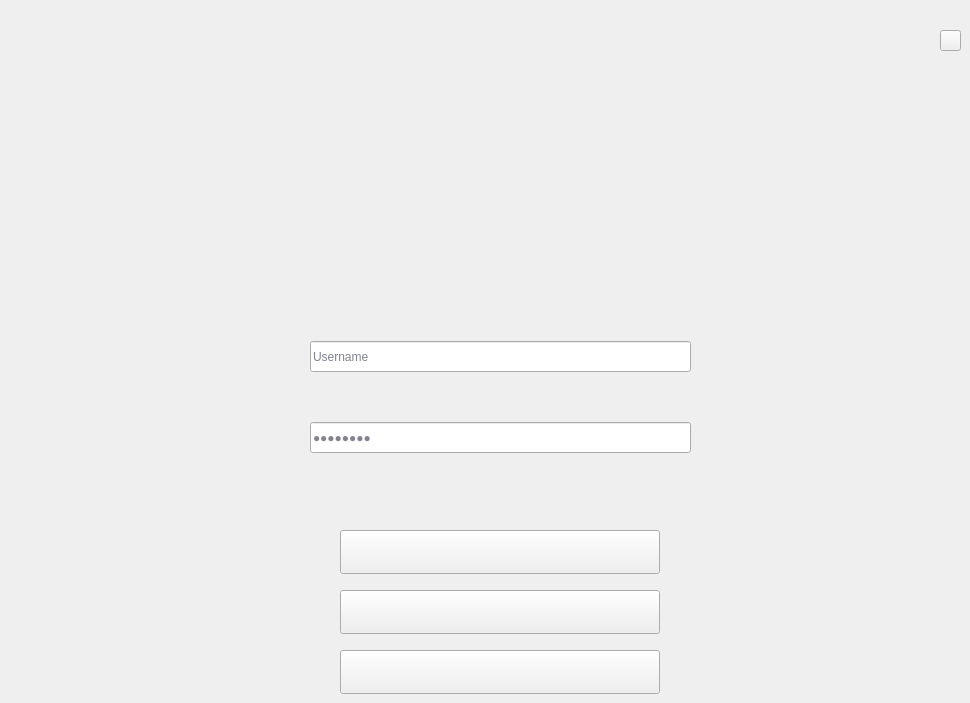
    <widget class="QWidget" name="page_login">
     <property name="styleSheet">
      <string notr="true">border-image: url(:/Resources/signInBG.png);</string>
     </property>
     <widget class="QPushButton" name="button_login">
      <property name="geometry">
       <rect>
        <x>340</x>
        <y>530</y>
        <width>320</width>
        <height>44</height>
       </rect>
      </property>
      <property name="styleSheet">
       <string notr="true">QPushButton{
border-image: url(:/Resources/signIn.png);
background-repeat: none;
}

QPushButton:hover{
border-image: url(:/Resources/signInPressed.png);
}

QPushButton:pressed{
border-image: url(:/Resources/signInPressed.png);
}x</string>
      </property>
      <property name="text">
       <string/>
      </property>
     </widget>
     <widget class="QPushButton" name="button_createOne">
      <property name="geometry">
       <rect>
        <x>340</x>
        <y>650</y>
        <width>320</width>
        <height>44</height>
       </rect>
      </property>
      <property name="styleSheet">
       <string notr="true">QPushButton{
border-image: url(:/Resources/signUp.png);
background-repeat: none;
}

QPushButton:hover{
border-image: url(:/Resources/signUpPressed.png);
}

QPushButton:pressed{
border-image: url(:/Resources/signUpPressed.png);
}x</string>
      </property>
      <property name="text">
       <string/>
      </property>
     </widget>
     <widget class="QLineEdit" name="lineEdit_username_login">
      <property name="geometry">
       <rect>
        <x>310</x>
        <y>341</y>
        <width>381</width>
        <height>31</height>
       </rect>
      </property>
      <property name="styleSheet">
       <string notr="true">border-image: url(:/Resources/darkBlackBG.png);
color: rgb(130, 130, 144);
font: 25 10pt &quot;Roboto Light&quot;;</string>
      </property>
      <property name="text">
       <string>Username</string>
      </property>
     </widget>
     <widget class="QPushButton" name="close_4">
      <property name="geometry">
       <rect>
        <x>940</x>
        <y>30</y>
        <width>21</width>
        <height>21</height>
       </rect>
      </property>
      <property name="styleSheet">
       <string notr="true">QPushButton{
border-image: url(:/Resources/exitGrey.png);
background-repeat: none;
}

QPushButton:hover{
border-image: url(:/Resources/exitRed.png);
}

QPushButton:pressed{
border-image: url(:/Resources/exitRed.png);
}x</string>
      </property>
      <property name="text">
       <string/>
      </property>
     </widget>
     <widget class="QLineEdit" name="lineEdit_password_login">
      <property name="geometry">
       <rect>
        <x>310</x>
        <y>422</y>
        <width>381</width>
        <height>31</height>
       </rect>
      </property>
      <property name="styleSheet">
       <string notr="true">border-image: url(:/Resources/darkBlackBG.png);
color: rgb(130, 130, 144);
font: 25 10pt &quot;Roboto Light&quot;;</string>
      </property>
      <property name="text">
       <string>Password</string>
      </property>
      <property name="echoMode">
       <enum>QLineEdit::Password</enum>
      </property>
     </widget>
     <widget class="QPushButton" name="button_login_with_faceID">
      <property name="geometry">
       <rect>
        <x>340</x>
        <y>590</y>
        <width>320</width>
        <height>44</height>
       </rect>
      </property>
      <property name="styleSheet">
       <string notr="true">QPushButton{
border-image: url(:/Resources/faceID.png);
background-repeat: none;
}

QPushButton:hover{
border-image: url(:/Resources/faceIDClicked.png);
}

QPushButton:pressed{
border-image: url(:/Resources/faceIDClicked.png);
}x</string>
      </property>
      <property name="text">
       <string/>
      </property>
     </widget>
     <widget class="QLabel" name="label">
      <property name="geometry">
       <rect>
        <x>400</x>
        <y>290</y>
        <width>241</width>
        <height>31</height>
       </rect>
      </property>
      <property name="styleSheet">
       <string notr="true">border-image: url(:/Resources/semiDarkBG.png);
color: rgb(245, 29, 69);
font: 25 10pt &quot;Roboto Light&quot;;</string>
      </property>
      <property name="text">
       <string/>
      </property>
     </widget>
    </widget>
